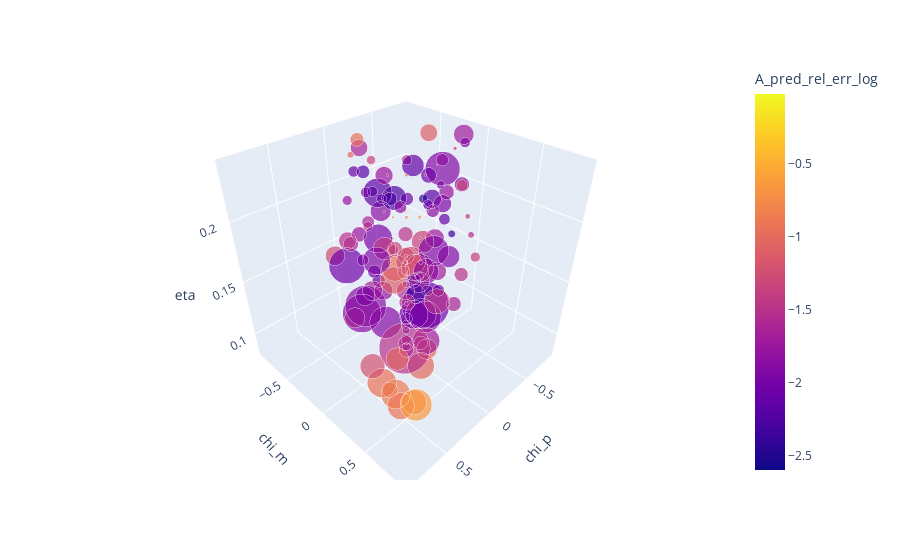

Notebook code for this chart:
### Code cell
import plotly.express as px
fig = px.scatter_3d(df_mode_3D, x='chi_p', y='chi_m', z='eta',
                    color='A_pred_rel_err_log', size='A_range_adj_abs_rel_inv', size_max=50,
                    hover_name = 'SXS_num',
                    hover_data = ['A_med', 'A_pred_norm', 'A_med_adj', 'chi_1_z', 'chi_2_z', 'q', 'chi_rem', 'A_range'])
fig.show()

### Figure 1 — Plotly figure (JSON) as saved in the notebook; plotly's stock layout.template omitted (floating-point values rounded to 4 significant figures; data arrays with more than 128 entries replaced by an {"elided": "..."} marker saying what was removed)
{"data": [{"customdata": {"elided": "132x8 float values"}, "hovertemplate": "<b>%{hovertext}</b><br><br>chi_p=%{x}<br>chi_m=%{y}<br>eta=%{z}<br>A_range_adj_abs_rel_inv=%{marker.size}<br>A_med=%{customdata[0]}<br>A_pred_norm=%{customdata[1]}<br>A_med_adj=%{customdata[2]}<br>chi_1_z=%{customdata[3]}<br>chi_2_z=%{customdata[4]}<br>q=%{customdata[5]}<br>chi_rem=%{customdata[6]}<br>A_range=%{customdata[7]}<br>A_pred_rel_err_log=%{marker.color}<extra></extra>", "hovertext": {"elided": "132 int values"}, "legendgroup": "", "marker": {"color": {"elided": "132 float values"}, "coloraxis": "coloraxis", "size": {"elided": "132 float values"}, "sizemode": "area", "sizeref": 4.231, "symbol": "circle"}, "mode": "markers", "name": "", "scene": "scene", "showlegend": false, "type": "scatter3d", "x": {"elided": "132 float values"}, "y": {"elided": "132 float values"}, "z": {"elided": "132 float values"}}], "layout": {"coloraxis": {"colorbar": {"title": {"text": "A_pred_rel_err_log"}}, "colorscale": [[0, "#0d0887"], [0.1111, "#46039f"], [0.2222, "#7201a8"], [0.3333, "#9c179e"], [0.4444, "#bd3786"], [0.5556, "#d8576b"], [0.6667, "#ed7953"], [0.7778, "#fb9f3a"], [0.8889, "#fdca26"], [1, "#f0f921"]]}, "legend": {"itemsizing": "constant", "tracegroupgap": 0}, "margin": {"t": 60}, "scene": {"domain": {"x": [0, 1], "y": [0, 1]}, "xaxis": {"title": {"text": "chi_p"}}, "yaxis": {"title": {"text": "chi_m"}}, "zaxis": {"title": {"text": "eta"}}}}}
